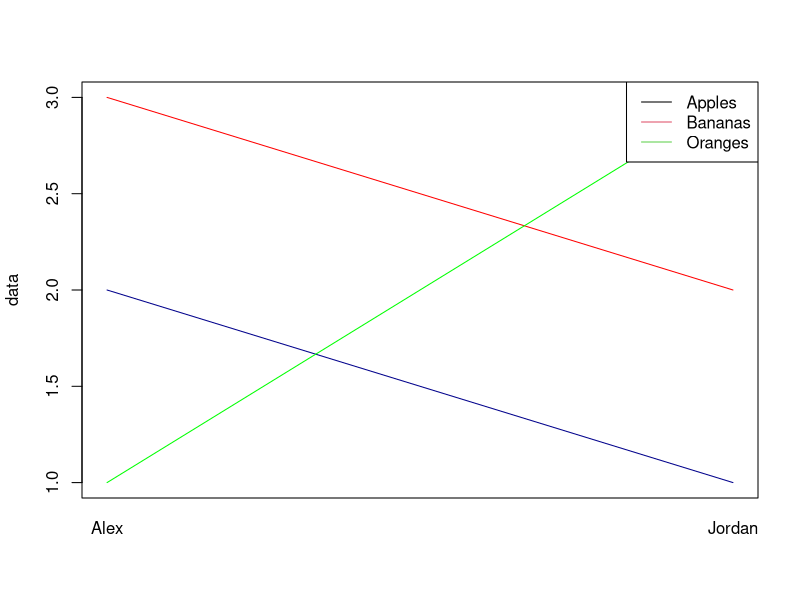

Source code (R):
library(tibble)

df <- tribble(
  ~Contestant, ~Fruit, ~`Number Eaten`,
  "Alex", "Apples", 2,
  "Alex", "Oranges", 1,
  "Alex", "Bananas", 3,
  "Jordan", "Apples", 1,
  "Jordan", "Oranges", 3,
  "Jordan", "Bananas", 2
)

data <- with(df, tapply(`Number Eaten`, list(Contestant, Fruit), FUN = sum))
matplot(data, col = c("darkblue", "red", "green"), type = "l", lty = 1, xaxt = "n")
axis(1, tick = FALSE, at = c(1, 2), labels = row.names(data))
legend("topright", legend = colnames(data), col = 1:3, lty = 1)
